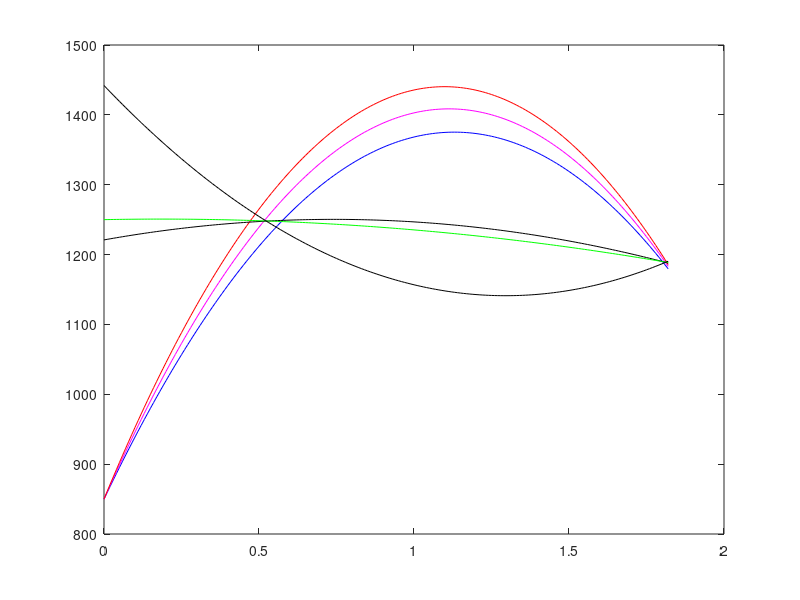

Reproduce this figure in MATLAB.
clc;clear;clf;
time = [0,0.369,1.828];
tc = [850,1137,1175];
tcp = [850,1159,1178];
tp = [850,1180,1180];
tkl = [1221,1243,1187];
tpch = [1250,1250,1188];
tr = [1442,1295,1192];

n = length(time);
Lc = zeros([1,n]);
Lcp = zeros([1,n]);
Lp = zeros([1,n]);
Lkl = zeros([1,n]);
Lpch = zeros([1,n]);
Lr = zeros([1,n]);

for i = 1:n
    A = 1;
    for j = 1:n
        if j ~= i
            A = conv(A,[1/(time(i) - time(j)), -time(j)/(time(i) - time(j))]);
        end
    end
Lc = Lc + tc(i)*A;
end

for i = 1:n
    A = 1;
    for j = 1:n
        if j ~= i
            A = conv(A,[1/(time(i) - time(j)), -time(j)/(time(i) - time(j))]);
        end
    end
Lcp = Lcp + tcp(i)*A;
end

for i = 1:n
    A = 1;
    for j = 1:n
        if j ~= i
            A = conv(A,[1/(time(i) - time(j)), -time(j)/(time(i) - time(j))]);
        end
    end
Lp = Lp + tp(i)*A;
end

for i = 1:n
    A = 1;
    for j = 1:n
        if j ~= i
            A = conv(A,[1/(time(i) - time(j)), -time(j)/(time(i) - time(j))]);
        end
    end
Lkl = Lkl + tkl(i)*A;
end

for i = 1:n
    A = 1;
    for j = 1:n
        if j ~= i
            A = conv(A,[1/(time(i) - time(j)), -time(j)/(time(i) - time(j))]);
        end
    end
Lpch = Lpch + tpch(i)*A;
end

for i = 1:n
    A = 1;
    for j = 1:n
        if j ~= i
            A = conv(A,[1/(time(i) - time(j)), -time(j)/(time(i) - time(j))]);
        end
    end
Lr = Lr + tr(i)*A;
end

t = time(1):0.01:time(end);
gc = polyval(Lc,t);
gcp = polyval(Lcp,t);
gp = polyval(Lp,t);
gkl = polyval(Lkl,t);
gpch = polyval(Lpch,t);
gr = polyval(Lr,t);
grid on
plot(t,gc, '-b')
hold on
plot(t,gcp, '-m')
plot(t,gp, '-r')
plot(t,gkl, '-k')
plot(t,gpch, '-g')
plot(t,gr, '-k')

